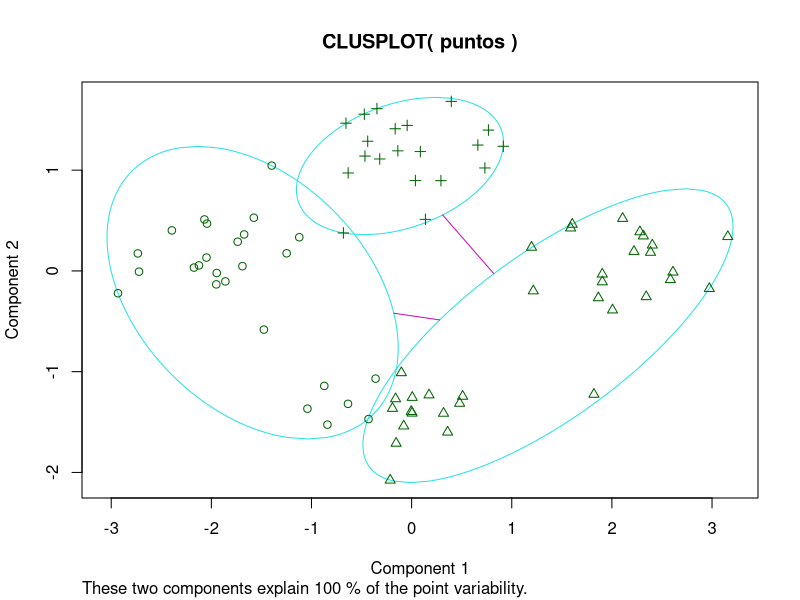
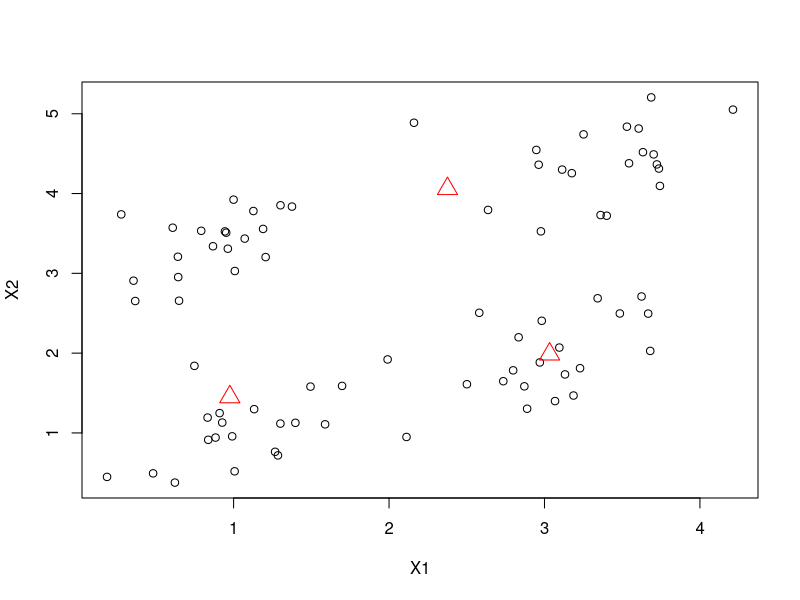
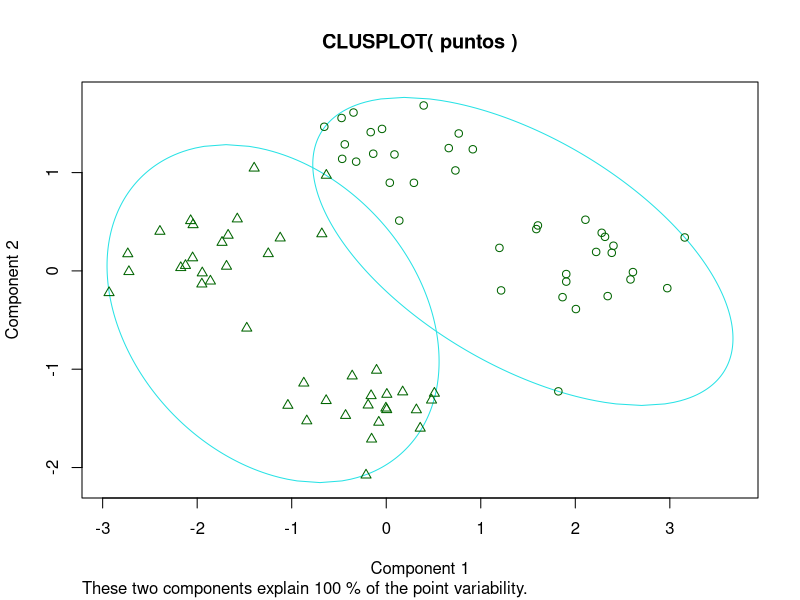
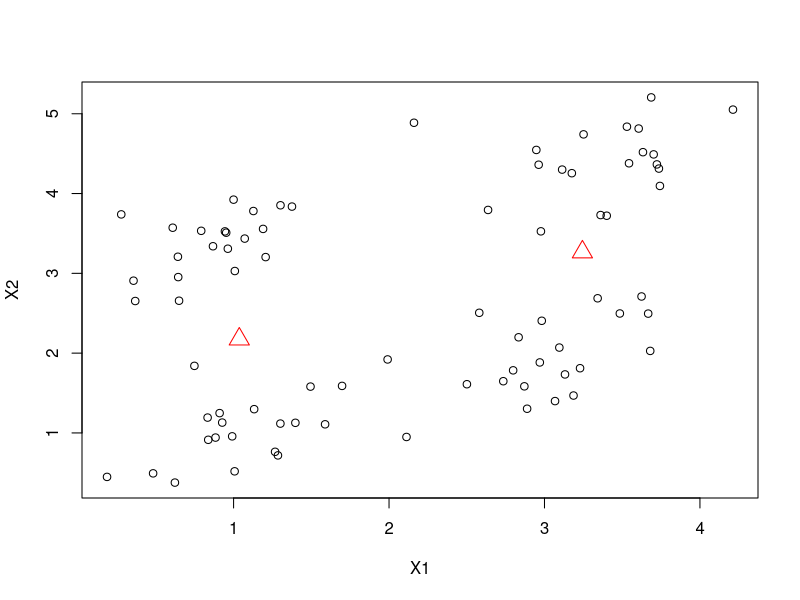
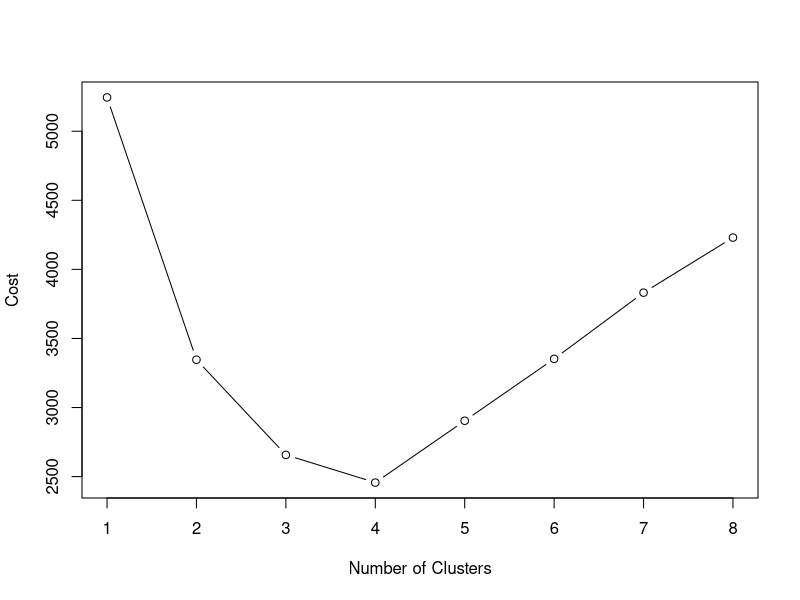

The R source for these figures, in order:
# Punto 3

library(readr)
library(cluster)
puntos <- read_table2("puntos.txt", col_names = FALSE)

costo_dist <- function(x1,x2,y1,y2){ 
  dist = abs(x1-x2) + abs(y1-y2)
  res = 10 * dist^2
  return(res) 
}

###################################### Literal 1 #####################################

#####################################################################
#K MEDIAS : 3 sitios

KM = kmeans(puntos,3)

#funcion el libreria cluster
clusplot(puntos,KM$cluster)  #la misma grafica
plot(puntos)
points(KM$centers, col="red", pch = 2, cex = 2)

centros3 = KM$centers

###################################### Literal 2 #####################################

costo_total = 0

for (i in 1:3){
  
  x_cd = centros3[i,1]
  y_cd = centros3[i,2]
  
  for (j in 1:80){
    
    if(KM$cluster[j] == i){
      x_tienda = puntos$X1[j]
      y_tienda = puntos$X2[j]
      costo_total = costo_total + costo_dist(x_cd,x_tienda,y_cd,y_tienda)
    }
  }
}

costo_total


###################################### Literal 3 #####################################

#####################################################################
#K MEDIAS : 2 sitios

KM = kmeans(puntos,2)

#funcion el libreria cluster
clusplot(puntos,KM$cluster)  #la misma grafica
plot(puntos)
points(KM$centers,col="red", pch = 2, cex = 2)

centros2 = KM$centers

costo_total2 = 0

for (i in 1:2){
  
  x_cd2 = centros2[i,1]
  y_cd2 = centros2[i,2]
  
  for (j in 1:80){
    
    if(KM$cluster[j] == i){
      x_tienda2 = puntos$X1[j]
      y_tienda2 = puntos$X2[j]
      costo_total2 = costo_total2 + costo_dist(x_cd2,x_tienda2,y_cd2,y_tienda2)
    }
  }
}

costo_total2

###################################### Literal 4 #####################################

#Number of means (K)
costo_cds <- rep(0,times=8)

for (k in 1:8){
  
  ct = 0
  
  km_temp = kmeans(puntos, centers = k)
  
  for (i in 1:k){
    
    x_cd = km_temp$centers[i,1]
    y_cd = km_temp$centers[i,2]
    
    for (j in 1:80){
      
      if(km_temp$cluster[j] == i){
        x_tienda = puntos$X1[j]
        y_tienda = puntos$X2[j]
        ct = ct + costo_dist(x_cd,x_tienda,y_cd,y_tienda)
      }
    }
  }
  
  
  costo_cds[i] = ct + 500 * k
  
} 

plot(1:8, costo_cds, type="b", xlab="Number of Clusters", ylab="Cost")  
min(costo_cds)
which.min(costo_cds)

